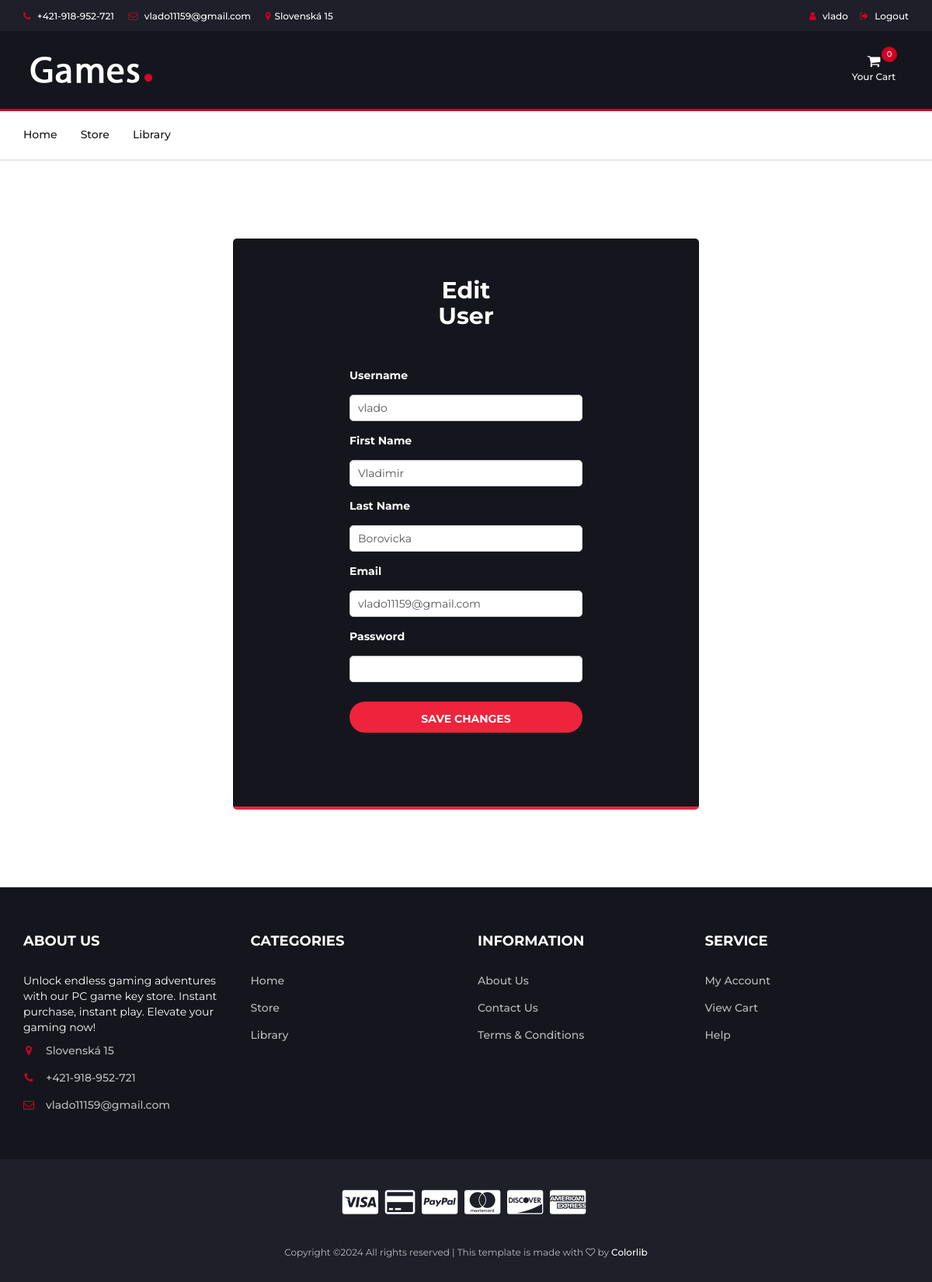
/account.php (signed in), run on the app's committed database.
### tables this page shows
CREATE TABLE `users` (
  `id` int(11) NOT NULL,
  `username` varchar(50) NOT NULL,
  `password` varchar(255) NOT NULL,
  `email` varchar(100) NOT NULL,
  `first_name` varchar(50) DEFAULT NULL,
  `surname` varchar(50) DEFAULT NULL,
  `role` varchar(255) NOT NULL
);

### include/classes/connectDB.php (called while the page is built)
<?php
class Database {
    private $host = 'localhost';
    private $db   = 'store';
    private $user = 'root';
    private $pass = '';
    private $charset = 'utf8mb4';
    private $conn;
    public function __construct() {
        $dsn = "mysql:host=$this->host;dbname=$this->db;charset=$this->charset";
        $options = [
            PDO::ATTR_ERRMODE            => PDO::ERRMODE_EXCEPTION,
            PDO::ATTR_DEFAULT_FETCH_MODE => PDO::FETCH_ASSOC,
            PDO::ATTR_EMULATE_PREPARES   => false,
        ];
        try {
            $this->conn = new PDO($dsn, $this->user, $this->pass, $options);
        } catch (\PDOException $e) {
            throw new \PDOException($e->getMessage(), (int)$e->getCode());
        }
    }
    public function getConnection() {
        return $this->conn;
    }
}
?>

### include/classes/Users.php (called while the page is built, shortened)
<?php
require_once 'connectDB.php';
class Users extends Database {
    protected $conn;
    public function __construct() {
        $this->conn = $this->getConnection();
    }
    public function getUserData($user_id) {
        $sql = "SELECT * FROM users WHERE id = :id";
        $stmt = $this->conn->prepare($sql);
        $stmt->bindParam(':id', $user_id);
        $stmt->execute();
        return $stmt->fetch(PDO::FETCH_ASSOC);
    }
}
?>

### account.php (the view, shortened to what this page needs)
<?php
require_once "include/classes/Users.php";
$userData = new Users();
$userData = $userData->getUserData($_SESSION['user_id']);
require_once "include/header.php";
?>
<body>
    <?php
    include "include/nav.php";
    ?>
    <div class="container-login">
        <div class="wrapper">
            <h2>Edit User</h2>
            <form action="" method="post">
                <div class="form-group">
                    <label>Username</label>
                    <input type="text" name="username" class="form-control" value="<?php echo $userData['username']; ?>">
                </div>
                <div class="form-group">
                    <label>First Name</label>
                    <input type="text" name="first_name" class="form-control" value="<?php echo $userData['first_name']; ?>">
                </div>
                <div class="form-group">
                    <label>Last Name</label>
                    <input type="text" name="last_name" class="form-control" value="<?php echo $userData['surname']; ?>">
                </div>
                <div class="form-group">
                    <label>Email</label>
                    <input type="email" name="email" class="form-control" value="<?php echo $userData['email']; ?>">
                </div>
                <div class="form-group">
                    <label>Password</label>
                    <input type="password" name="password" class="form-control">
                </div>
                <div class="form-group">
                    <input type="submit" class="btn btn-main" value="Save Changes" name="submit">
                </div>
            </form>
        </div>
    </div>
    <?php
    include "include/footer.php";
    ?>
</body>
</html>

### css/style.css (style rules this page uses)
body { font-family: 'Montserrat', sans-serif; font-weight: 400; color: #333; }
h1, h2, h3, h4, h5, h6 { color: #2B2D42; font-weight: 700; margin: 0 0 10px; }
.wrapper { margin-top: 100px; margin-bottom: 100px; background-color: #15161d; padding: 20px; display: flex; justify-content: center; align-items: center; flex-direction: column; border-radius: 5px; border-bottom: solid 4px #ef233c; }
.wrapper label, p, a, h2 { color:#ffffff; }
.wrapper input { min-width: 300px; }
.container-login { width: 80%; max-width: 600px; margin: 0 auto; }
.container-login h2 { text-align: center; margin: 30px; }
.container-login form { padding: 20px; margin-bottom: 30px; }
.container-login form input { width: 100%; padding: 10px; margin: 10px 0; border-radius: 5px; border: 1px solid #d3d3d3; }
@media (min-width: 1200px) { .wrapper { padding-left: 200px; padding-right: 200px; } }
.btn-main { position: relative; border: 2px solid transparent !important; height: 40px; padding: 0 30px; background-color: #ef233c; color: #FFF !important; text-transform: uppercase; font-weight: 700; border-radius: 40px !important; -webkit-transition: 0.2s all; transition: 0.2s all; }

### data on the page
users: username "vlado", first_name "Vladimir", last_name "Borovicka", email "vlado11159@gmail.com"

### other printed values
$_SESSION['username'] "vlado"
count($_SESSION['cart']) "0"
